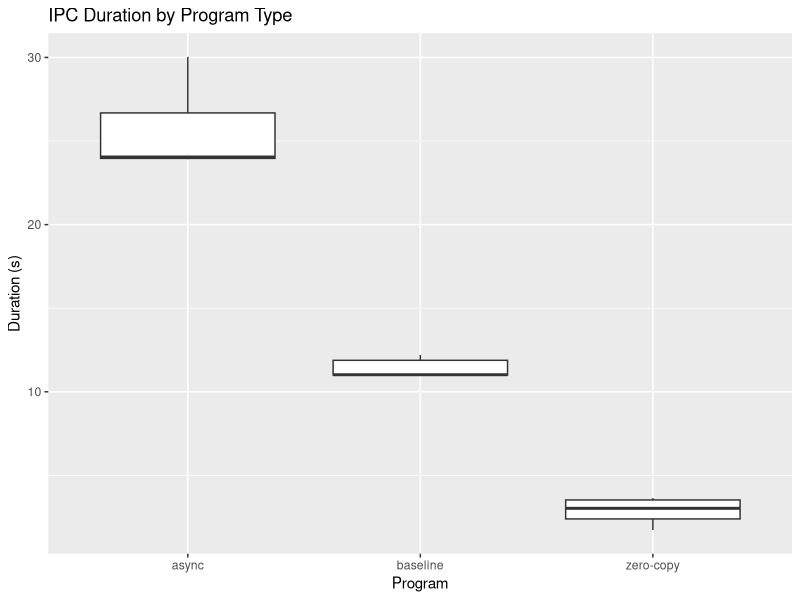
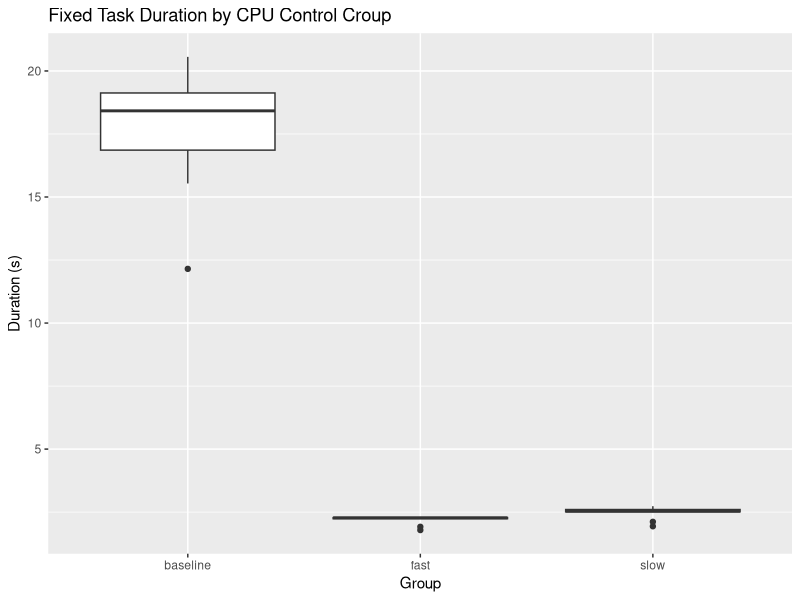
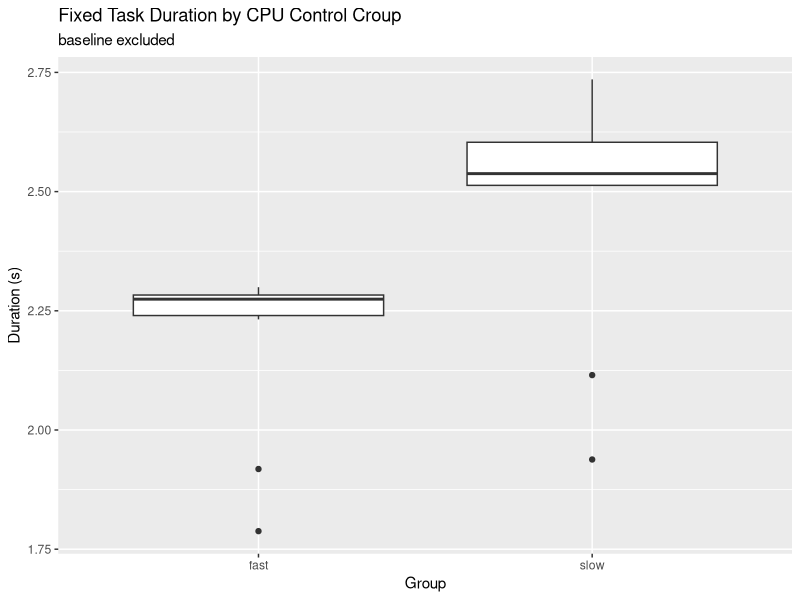
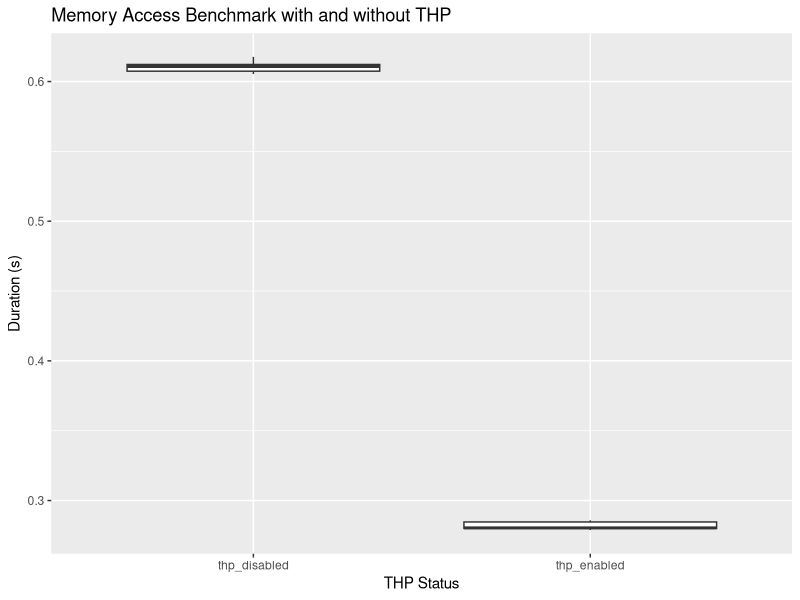

Reproduce these figures in R, in order.
#!/bin/env Rscript

library(tidyverse)

# IPC

ipc <- read.csv("csvs/ipc.csv")

ipc$start_time <- as.POSIXct(ipc$start_time, format = "%Y-%m-%d %H:%M:%OS", tz = "UTC")
ipc$end_time <- as.POSIXct(ipc$end_time, format = "%Y-%m-%d %H:%M:%OS", tz = "UTC")
ipc$duration <- as.numeric(ipc$end_time - ipc$start_time)
ipc$cycles <- as.numeric(ipc$end_cycles - ipc$start_cycles)

ipc_mean <- ipc %>%
  group_by(program) %>%
  summarize(mean_duration = mean(duration),
            min_duration = min(duration),
            max_duration = max(duration),
            sd_duration = sd(duration),
            mean_cycles = mean(cycles),
            min_cycles = min(cycles),
            max_cycles = max(cycles),
            sd_cycles = sd(cycles))

print(ipc_mean, n = Inf, width = Inf)

ggplot(data = ipc, aes(x = program, y = duration)) +
  geom_boxplot() +
  labs(x = "Program", y = "Duration (s)", title = "IPC Duration by Program Type")

# CGROUPS

cgroups <- read.csv("csvs/cgroups.csv")

cgroups_mean <- cgroups %>%
  group_by(cgroup) %>%
  summarize(mean_duration = mean(duration),
            min_duration = min(duration),
            max_duration = max(duration),
            sd_duration = sd(duration),
            mean_cycles = mean(cycles),
            min_cycles = min(cycles),
            max_cycles = max(cycles),
            sd_cycles = sd(cycles))

print(cgroups_mean, n = Inf, width = Inf)

ggplot(data = cgroups, aes(x = cgroup, y = duration)) +
  geom_boxplot() +
  labs(x = "Group", y = "Duration (s)", title = "Fixed Task Duration by CPU Control Croup")

ggplot(data = filter(cgroups, cgroup != "baseline"), aes(x = cgroup, y = duration)) +
  geom_boxplot() +
  labs(x = "Group", y = "Duration (s)", title = "Fixed Task Duration by CPU Control Croup", subtitle = "baseline excluded")

# THP

thp <- read.csv("csvs/thp.csv")

thp_mean <- thp %>%
  group_by(is_thp) %>%
  summarize(mean_duration = mean(duration),
            min_duration = min(duration),
            max_duration = max(duration),
            sd_duration = sd(duration),
            mean_cycles = mean(cycles),
            min_cycles = min(cycles),
            max_cycles = max(cycles),
            sd_cycles = sd(cycles))

print(thp_mean, n = Inf, width = Inf)

ggplot(data = thp, aes(x = is_thp, y = duration)) +
  geom_boxplot() +
  labs(x = "THP Status", y = "Duration (s)", title = "Memory Access Benchmark with and without THP")
